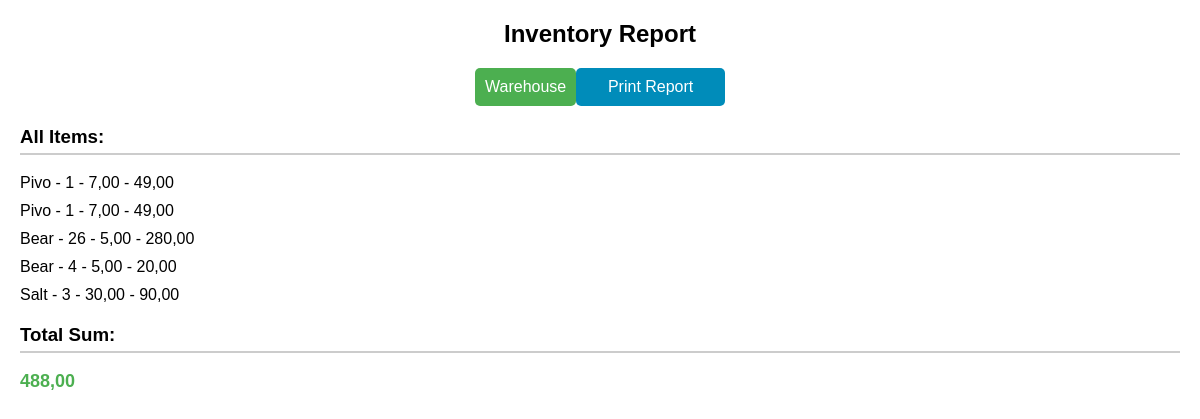
The page /report/ on the database its author committed.
### main/models.py (models this page shows, shortened)
class Inventory(models.Model):
    inventory_id = models.UUIDField(primary_key=True, default=uuid.uuid4, editable=False)
    name = models.CharField(max_length=255, null=False)
    quantity = models.IntegerField(null=False)
    cost = models.DecimalField(max_digits=10, decimal_places=2, null=False)
    subtotal = models.DecimalField(max_digits=10, decimal_places=2, null=False)
    entry_date = models.DateField(null=False, auto_now_add=True)

### main/views.py (the view)
# urls.py: path('report/', report, name='report'),
def report(request):
    items_to_delete = Inventory.objects.filter(quantity__lte=0)
    items_to_delete.delete()
    all_items = Inventory.objects.all()
    total_sum = sum(item.subtotal for item in all_items)
    context = {
        'all_items': all_items,
        'total_sum': total_sum,
    }
    return render(request, 'main/report.html', context)

### main/templates/main/report.html (shortened to what this page needs)
<!DOCTYPE html>
<html lang="en">
<head>
</head>
<body>
    <h2>Inventory Report</h2>
    <div id="button-container">
        <form method="get" action="{% url 'List_inventory' %}">
            <button id="warehouse-button" type="submit">Warehouse</button>
        </form>
        <button id="print-button" onclick="window.print()">Print Report</button>
    </div>
    <h3>All Items:</h3>
    <ul>
        {% for item in all_items %}
            <li>{{ item.name }} - {{ item.quantity }} - {{ item.cost }} - {{ item.subtotal }}</li>
        {% endfor %}
    </ul>
    <h3>Total Sum:</h3>
    <p>{{ total_sum }}</p>
</body>
</html>

### main/templates/main/report.html (style rules this page uses)
body { font-family: Arial, sans-serif; margin: 20px; }
h2 { text-align: center; }
#button-container { display: flex; justify-content: space-between; max-width: 250px; margin: 20px auto; }
#warehouse-button, #print-button { width: 100%; padding: 10px; font-size: 16px; cursor: pointer; background-color: #4CAF50; color: #fff; border: none; border-radius: 5px; }
#print-button { background-color: #008CBA; }
h3 { margin-top: 20px; border-bottom: 2px solid #ccc; padding-bottom: 5px; }
ul { list-style-type: none; padding: 0; }
li { margin-bottom: 10px; }
p { font-size: 18px; font-weight: bold; color: #4CAF50; }
@media screen { #warehouse-button { display: block; } }

### rows shown on the page
Inventory: name "Pivo", quantity "1", cost "7,00", subtotal "49,00"
Inventory: name "Pivo", quantity "1", cost "7,00", subtotal "49,00"
Inventory: name "Bear", quantity "26", cost "5,00", subtotal "280,00"
Inventory: name "Bear", quantity "4", cost "5,00", subtotal "20,00"
Inventory: name "Salt", quantity "3", cost "30,00", subtotal "90,00"

### other values the page prints
{{ total_sum }} "488,00"
